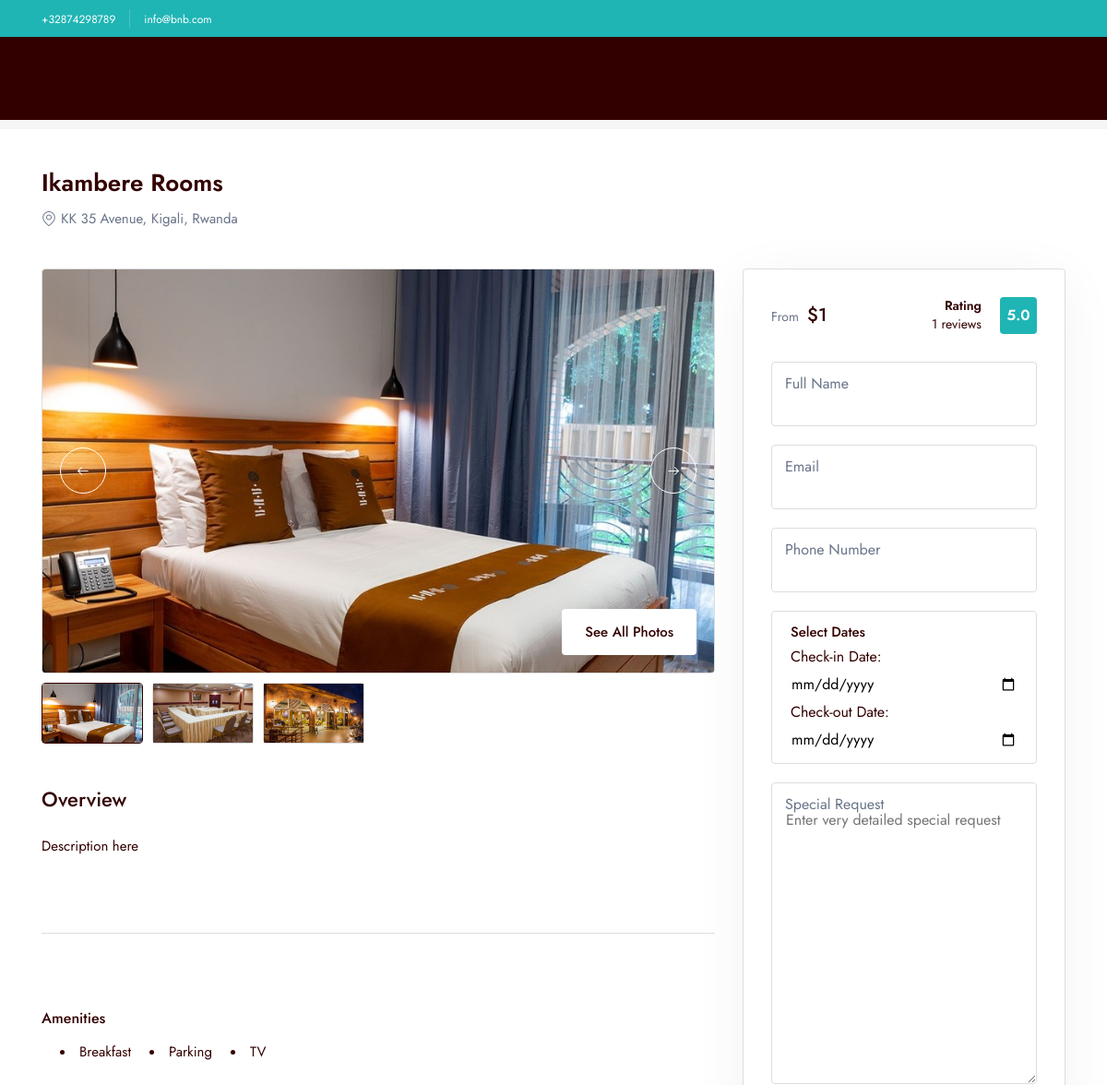
The app's page /room/ikambere-rooms (upper part), older data.
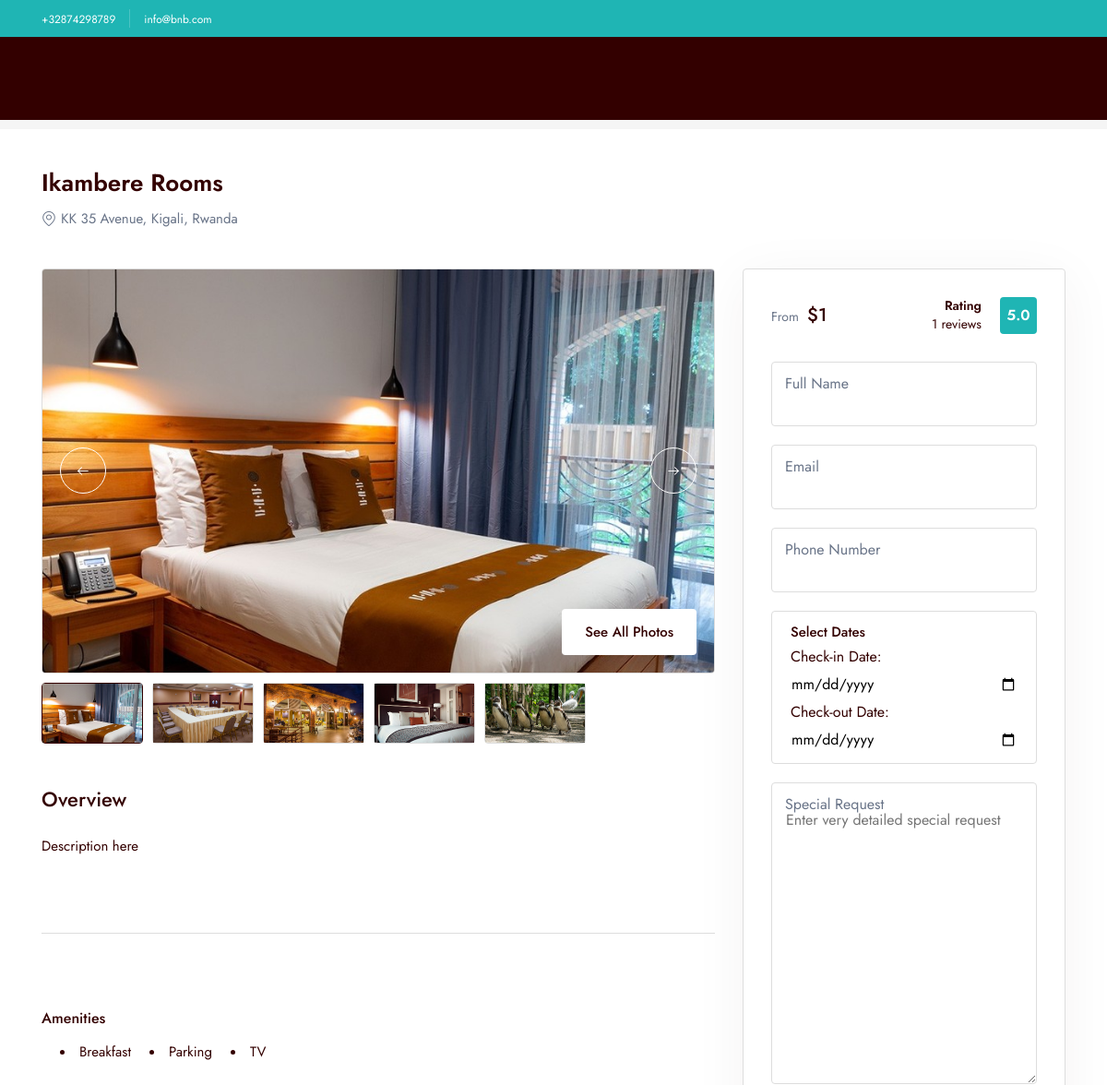
The same page, newer data.
### home/models.py (models this page shows, shortened)
class Setting(models.Model):
    email = models.CharField(max_length=255, null=True, blank=True)
    second_email = models.CharField(max_length=255, null=True, blank=True)
    contact_number = models.CharField(max_length=255, null=True, blank=True)
    website = models.URLField(max_length=255, null=True, blank=True)
    instagram = models.URLField(max_length=255, null=True, blank=True)
    twitter = models.URLField(max_length=255, null=True, blank=True)
    facebook = models.URLField(max_length=255, null=True, blank=True)
    whatsapp_number = models.CharField(max_length=255, null=True, blank=True)
    address = models.CharField(max_length=255, null=True, blank=True)
    about_image = ProcessedImageField(
        upload_to=about_image_path,
        processors=[ResizeToFill(630, 700)],
        format='JPEG',
        options={'quality': 90},
        null=True,
        blank=True,
    )
    about_title = models.CharField(max_length=255, null=True, blank=True)
    about_description = models.TextField(max_length=500, null=True, blank=True)
    class Meta:
        verbose_name = "Setting"
        verbose_name_plural = "Settings"

class Room(models.Model):
    name = models.CharField(max_length=255)
    slug = models.SlugField(unique=True, blank=True)
    description = models.TextField()
    price_usd = models.IntegerField(null=True, blank=True)
    price_rwf = models.IntegerField(null=True, blank=True)
    capacity = models.IntegerField()
    size = models.CharField(max_length=255, null=True, blank=True)
    image = ProcessedImageField(
        upload_to=room_image_path,
        processors=[ResizeToFill(850, 510)],
        format='JPEG',
        options={'quality': 90},
        null=True,
        blank=True,
    )
    amenities = models.ManyToManyField('Amenity', blank=True)
    created_at = models.DateTimeField(default=timezone.now)
    updated_at = models.DateTimeField(auto_now=True)
    class Meta:
        verbose_name_plural = "Rooms"

class RoomImage(models.Model):
    room = models.ForeignKey(Room, related_name='images', on_delete=models.CASCADE)
    image = ProcessedImageField(
        upload_to=room_add_on_image_path,
        processors=[ResizeToFill(850, 510)],
        format='JPEG',
        options={'quality': 90},
        null=True,
        blank=True,
    )
    created_at = models.DateTimeField(auto_now_add=True)
    class Meta:
        verbose_name_plural = "Room Images"

class Amenity(models.Model):
    name = models.CharField(max_length=100, unique=True)
    class Meta:
        verbose_name_plural = "Amenities"

### home/views.py (the view)
# urls.py: path('room/<slug>', getRoom, name="getRoom"),
def getRoom(request, slug):
    room = get_object_or_404(Room, slug=slug)
    reviews = RoomReview.objects.filter(room=room).order_by('-created_at')
    total_reviews = reviews.count()
    avg_location = reviews.aggregate(Avg('location'))['location__avg'] or 0
    avg_staff = reviews.aggregate(Avg('staff'))['staff__avg'] or 0
    avg_cleanliness = reviews.aggregate(Avg('cleanliness'))['cleanliness__avg'] or 0
    avg_value_for_money = reviews.aggregate(Avg('value_for_money'))['value_for_money__avg'] or 0
    avg_comfort = reviews.aggregate(Avg('comfort'))['comfort__avg'] or 0
    avg_facilities = reviews.aggregate(Avg('facilities'))['facilities__avg'] or 0
    avg_free_wifi = reviews.aggregate(Avg('free_wifi'))['free_wifi__avg'] or 0
    overall_rating = (
        avg_location + avg_staff + avg_cleanliness + avg_value_for_money +
        avg_comfort + avg_facilities + avg_free_wifi
    ) / 7
    selected_currency = request.GET.get('currency', request.session.get('currency', 'USD'))
    request.session['currency'] = selected_currency
    booking_form = BookingForm()
    review_form = RoomReviewForm()
    settings_obj = Setting.objects.first()
    context = {
        'room': room,
        'reviews': reviews,
        'total_reviews': total_reviews,
        'overall_rating': overall_rating,
        'avg_location': avg_location,
        'avg_staff': avg_staff,
        'avg_cleanliness': avg_cleanliness,
        'avg_value_for_money': avg_value_for_money,
        'avg_comfort': avg_comfort,
        'avg_facilities': avg_facilities,
        'avg_free_wifi': avg_free_wifi,
        'form': booking_form,         # reuse key 'form' for booking
        'review_form': review_form,   # use 'review_form' separately
        'settings': settings_obj,
        'selected_currency': selected_currency
    }
    return render(request, 'rooms/show.html', context)

### templates/rooms/show.html (shortened to what this page needs)
{% extends 'layouts/app.html' %}
{% load static %}
{% load humanize %}
{% block content %}
    <br>
    <br>
    <br>
    <section class="py-10 d-flex items-center bg-light-2">
        <div class="container">
            <div class="row y-gap-10 items-center justify-between">
                <div class="col-auto">
                    <div class="row x-gap-10 y-gap-5 items-center text-14 text-light-1">
                        <div class="col-auto">
                            <div class="">Home</div>
                        </div>
                            <div class="col-auto">
                            <div class="">></div>
                        </div>
                        <div class="col-auto">
                            <div class="">B&B Mountain View Rooms</div>
                        </div>
                        <div class="col-auto">
                            <div class="">></div>
                        </div>
                        <div class="col-auto">
                            <div class="text-dark-1">{{ room.name }}</div>
                        </div>
                    </div>
                </div>
                <div class="col-auto">
                    <a href="{% url 'base:rooms' %}" class="text-14 text-blue-1 underline">All Rooms</a>
                </div>
            </div>
        </div>
    </section>
    <section class="pt-40">
        <div class="container">
            <div class="row justify-between items-end">
                <div class="col-auto">
                    <h1 class="text-26 fw-600">
                        {{ room.name }}
                    </h1>
                    <div class="d-flex x-gap-5 items-center pt-5">
                        <i class="icon-location-2 text-16 text-light-1"></i>
                        <div class="text-15 text-light-1">{{ settings.address }}</div>
                    </div>
                </div>
            </div>
        </div>
    </section>
    <section class="pt-40">
        <div class="container js-pin-container">
            <div class="row y-gap-30">
                <div class="col-lg-8">
                    <div class="cruiseSlider">
                        <div class="cruiseSlider-slider relative">
                            <div class="d-flex js-cruise-slider">
                                <div class="swiper-wrapper">
                                    <div class="swiper-slide">
                                        <img src="{{ room.image.url }}" alt="{{ room.name }}" class="rounded-4">
                                    </div>
                                </div>
                                <div class="cruiseSlider__nav -prev js-prev">
                                    <button class="button -outline-white size-50 flex-center text-white rounded-full">
                                        <i class="icon-arrow-left"></i>
                                    </button>
                                </div>
                                <div class="cruiseSlider__nav -next js-next">
                                    <button class="button -outline-white size-50 flex-center text-white rounded-full">
                                        <i class="icon-arrow-right"></i>
                                    </button>
                                </div>
                                <div class="absolute h-full col-12 px-20 py-20 d-flex justify-end items-end">
                                    <a href="{{ room.image.url }}" alt="{{ room.name }}" class="button px-24 py-15 -blue-1 bg-white z-2 js-gallery" data-gallery="gallery2">
                                        See All Photos
                                    </a>
                                </div>
                            </div>
                        </div>
                        <div class="cruiseSlider-slides row x-gap-10 y-gap-10 pt-10 js-cruise-slides">
                            <div class="col-auto w-max-120">
                                <div class="cruiseSlider-slides__item h-full rounded-4 -is-active js-item">
                                    <img src="{{ room.image.url }}" alt="{{ room.name }}" class="h-full object-cover">
                                </div>
                            </div>
                            {% for image in room.images.all %}
                                <div class="col-auto w-max-120">
                                    <div class="cruiseSlider-slides__item h-full rounded-4  js-item">
                                        <img src="{{ image.image.url }}" alt="{{ room.name }}" class="h-full object-cover">
                                    </div>
                                </div>
                            {% endfor %}
                        </div>
                    </div>
                    <div class="row x-gap-80 y-gap-40 pt-40">
                        <div class="col-12">
                            <h3 class="text-22 fw-500">Overview</h3>
                            <p class="text-dark-1 text-15 mt-20">
                                {{ room.description }}
                            </p>
                        </div>
                        <div class="container mt-40 mb-40">
                            <div class="border-top-light"></div>
                        </div>
                        <div class="col-12">
                            <h5 class="text-16 fw-500">Amenities</h5>
                            <ul class="list-disc text-15 mt-10" style="display: flex;">
                                {% for amenity in room.amenities.all %}
                                    <li class="ml-20">
                                        {{ amenity.name }}
                                    </li>
                                {% endfor %}
                            </ul>
                        </div>
                    </div>
                </div>
                <div class="col-lg-4">
                    <div class="d-flex justify-end js-pin-content" data-offset="350">
                        <div class="px-30 py-30 rounded-4 border-light bg-white w-360 lg:w-full shadow-4">
                            <div class="d-flex justify-between items-center">
                                <div class="text-14 text-light-1">
                                    From
                                    <span class="text-20 fw-500 text-dark-1 ml-5">
                                        {% if selected_currency == 'USD' %}
                                            ${{ room.price_usd|intcomma }}
                                        {% else %}
                                            {{ room.price_rwf|intcomma }} RWF
                                        {% endif %}
                                    </span>
                                </div>
                                <div class="d-flex items-center justify-end">
                                    <div class="text-14 lh-14 text-right">
                                        <div class="fw-600">Rating</div>
                                        {{ total_reviews }} reviews
                                    </div>
                                    <div class="flex-center size-40 rounded-4 bg-blue-1 text-1 fw-600 text-white ml-20">
                                        {{ overall_rating|floatformat:1 }}
                                    </div>
                                </div>
                            </div>
                            <form method="POST" action="{% url 'base:book_room' room.slug %}">
                                <div class="row y-gap-20 pt-30">
                                    <div class="col-12">
                                        <div class="form-input ">
                                            {{ form.name }}
                                            <label class="lh-1 text-16 text-light-1">Full Name</label>
                                        </div>
                                    </div>
                                    <div class="col-md-12">
                                        <div class="form-input ">
                                            {{ form.email }}
                                            <label class="lh-1 text-16 text-light-1">Email</label>
                                        </div>
                                    </div>
                                    <div class="col-md-12">
                                        <div class="form-input ">
                                            {{ form.phone }}
                                            <label class="lh-1 text-16 text-light-1">Phone Number</label>
                                        </div>
                                    </div>
                                    <div class="col-12">
                                        <div class="px-20 py-10 border-light rounded-4">
                                            <h4 class="text-15 fw-500 ls-2 lh-16">Select Dates</h4>
                                            <div>
                                                <label for="check-in-date">Check-in Date:</label>
                                                <input type="date" id="check-in-date" name="check_in_date" class="form-control" required>
                                            </div>
                                            <div>
                                                <label for="check-out-date">Check-out Date:</label>
                                                <input type="date" id="check-out-date" name="check_out_date" class="form-control" required>
                                            </div>
                                        </div>
                                    </div>
                                    <div class="col-md-12">
                                        <div class="form-input ">
                                            {{ form.special_request }}
                                            <label class="lh-1 text-16 text-light-1">Special Request</label>
                                        </div>
                                    </div>
                                </div>
                            </form>
                        </div>
                    </div>
                </div>
            </div>
        </div>
    </section>
{% endblock %}

### templates/layouts/app.html (shortened to what this page needs)
{% load static %}
<!DOCTYPE html>
<html lang="en" data-x="html" data-x-toggle="html-overflow-hidden">
<head>
    <link rel="stylesheet" href="{% static 'css/vendors.css' %}">
    <link rel="stylesheet" href="{% static 'css/main.css' %}">
    <link rel="stylesheet" href="https://cdnjs.cloudflare.com/ajax/libs/toastr.js/latest/toastr.min.css">
</head>
<body>
    <main>
        {% include 'inc/header.html' %}
        {% block content %}{% endblock %}
    </main>
</body>
</html>

### templates/inc/header.html (shortened to what this page needs)
{% load static %}
<section class="header-banner py-5 bg-blue-1 z-2">
	<div class="container">
		<div class="row items-center justify-between">
			<div class="col-auto">
				<div class="row x-gap-15 y-gap-15 items-center">
					<div class="col-auto md:d-none">
						<a href="#" class="text-12 text-white">+{{ settings.contact_number }}</a>
					</div>
					<div class="col-auto md:d-none">
					</div>
					<div class="col-auto">
						<a href="#" class="text-12 text-white">{{ settings.email }}</a>
					</div>
				</div>
			</div>
		</div>
	</div>
</section>
<header data-add-bg="bg-dark-1" class="header mt-40 -type-9 js-header" data-x="header" data-x-toggle="is-menu-opened" style="background: #330000 !important;">
</header>

### templates/inc/footer.html (shortened to what this page needs)
{% load static %}

Row changes from the older to the newer data that the page shows:
added RoomImage: image (picture)
added RoomImage: image (picture)
